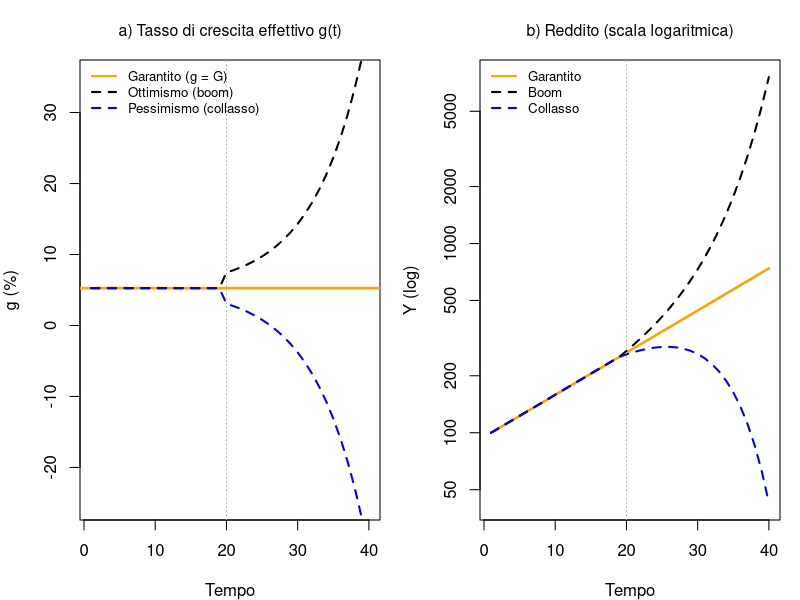

Write the R code that produced this figure.
# Modello di Harrod-Domar con ASPETTATIVE ESTRAPOLATIVE (il "filo del rasoio")
# Corso "Analisi economica" - Parte II (sezione 2.2)
#
# Variante del modello acceleratore + moltiplicatore in cui la crescita ATTESA
# è estrapolata (in modo adattivo) da quella osservata. Il TASSO di crescita
# effettivo DIVERGE dal garantito: uno scostamento non si riassorbe, si autoalimenta.
#
#   Equazioni:
#   g_e_t = g_e_{t-1} + lam*(g_{t-1} - g_e_{t-1}) + eps_t   aspettative adattive
#   INV_t = a * g_e_t * Y_{t-1}                              acceleratore
#   S = I  con  SAV_t = s*Y_t   =>   Y_t = INV_t/s = (a/s)*g_e_t*Y_{t-1}
#   g_t   = Y_t/Y_{t-1} - 1
#
# Saggio garantito: g_w = s/(a-s)  (~ s/a con questa temporizzazione).
# Instabilità ("filo del rasoio"): rho = 1 + lam*(a/s - 1) > 1, quindi ogni
# scostamento di g da g_w si amplifica di rho a ogni periodo. L'amplificazione
# moltiplicatore-acceleratore a/s e' enorme (=20): lam piccolo la rende lenta
# e visualizzabile; lam = 1 (estrapolazione piena) darebbe l'esplosione "violenta".

# Prepara l'ambiente ####
rm(list = ls(all = TRUE))
if (!is.null(dev.list())) dev.off()
cat("\014")

# Parametri ####
nPeriods <- 40            # Numero di periodi
s   <- 0.2                # Propensione al risparmio
a   <- 4                  # Rapporto capitale/prodotto (acceleratore, a > 1)
lam <- 0.008              # Velocità di revisione delle aspettative (0 < lam <= 1)
gw  <- s / (a - s)        # Saggio di crescita garantito
Y0  <- 100                # Reddito iniziale
shockAt <- 20             # Periodo dello shock di aspettativa
eps0 <- 0.0011            # Ampiezza dello shock (una tantum, sulla crescita attesa)

# Tre scenari: nessuno shock; ottimismo (+eps); pessimismo (-eps) ####
segno <- c(0, +1, -1); nS <- length(segno)
Y  <- matrix(0, nS, nPeriods)     # Reddito
ge <- matrix(0, nS, nPeriods)     # Crescita attesa
g  <- matrix(0, nS, nPeriods)     # Crescita effettiva

# Visualizza informazioni
cat("Saggio garantito g_w = s/(a-s) =", round(gw, 5),
    " ; fattore di instabilita' rho =", round(1 + lam * (a / s - 1), 3), "\n")

# Lancia il modello
for (j in 1:nS) {
  Y[j, 1] <- Y0; ge[j, 1] <- gw; g[j, 1] <- gw
  for (t in 2:nPeriods) {
    eps <- if (t == shockAt) segno[j] * eps0 else 0
    ge[j, t] <- ge[j, t - 1] + lam * (g[j, t - 1] - ge[j, t - 1]) + eps   # Aspettative adattive
    Y[j, t]  <- (a / s) * ge[j, t] * Y[j, t - 1]                          # Equilibrio S=I
    g[j, t]  <- Y[j, t] / Y[j, t - 1] - 1                                 # Crescita effettiva
  }
}
cat("Senza shock il tasso resta sul garantito:", round(g[1, nPeriods], 5), "\n")

# Grafici ####
cW <- "orange"; cH <- "black"; cL <- "blue"
par(mfrow = c(1, 2), mar = c(4, 4, 3, 1))

# a) Tasso di crescita effettivo (diverge da g_w dopo lo shock)
plot(NA, xlim = c(1, nPeriods), ylim = c(-25, 35), font.main = 1, cex.main = 0.95,
     main = "a) Tasso di crescita effettivo g(t)", xlab = "Tempo", ylab = "g (%)")
abline(h = 100 * gw, lwd = 2.5, col = cW)
lines(100 * g[2, ], lwd = 2, lty = 2, col = cH)
lines(100 * g[3, ], lwd = 2, lty = 2, col = cL)
abline(v = shockAt, lty = 3, col = "grey70")
legend("topleft", c("Garantito (g = G)", "Ottimismo (boom)", "Pessimismo (collasso)"),
       col = c(cW, cH, cL), lwd = 2, lty = c(1, 2, 2), bty = "n", cex = 0.8)

# b) Reddito in livello (scala logaritmica)
plot(Y[1, ], type = "l", lwd = 2.5, col = cW, log = "y", ylim = range(Y),
     main = "b) Reddito (scala logaritmica)", xlab = "Tempo", ylab = "Y (log)",
     font.main = 1, cex.main = 0.95)
lines(Y[2, ], lwd = 2, lty = 2, col = cH)
lines(Y[3, ], lwd = 2, lty = 2, col = cL)
abline(v = shockAt, lty = 3, col = "grey70")
legend("topleft", c("Garantito", "Boom", "Collasso"),
       col = c(cW, cH, cL), lwd = 2, lty = c(1, 2, 2), bty = "n", cex = 0.8)
